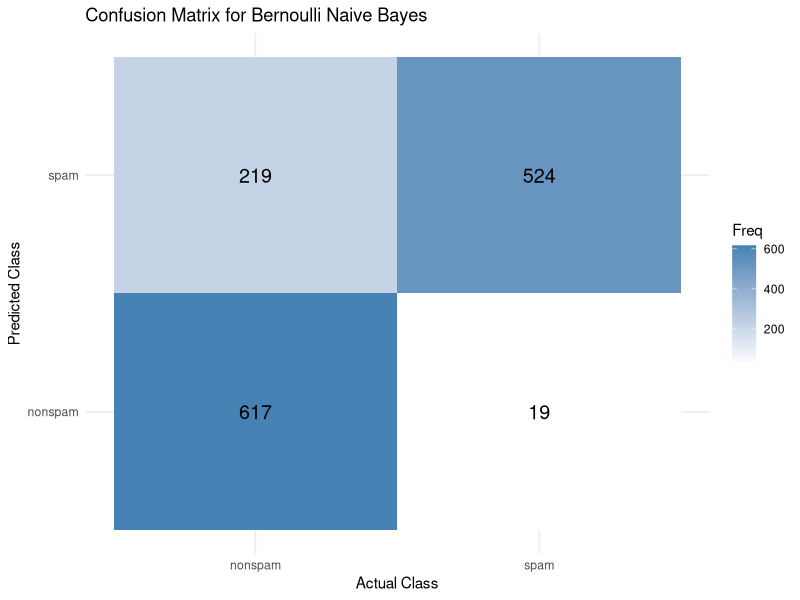
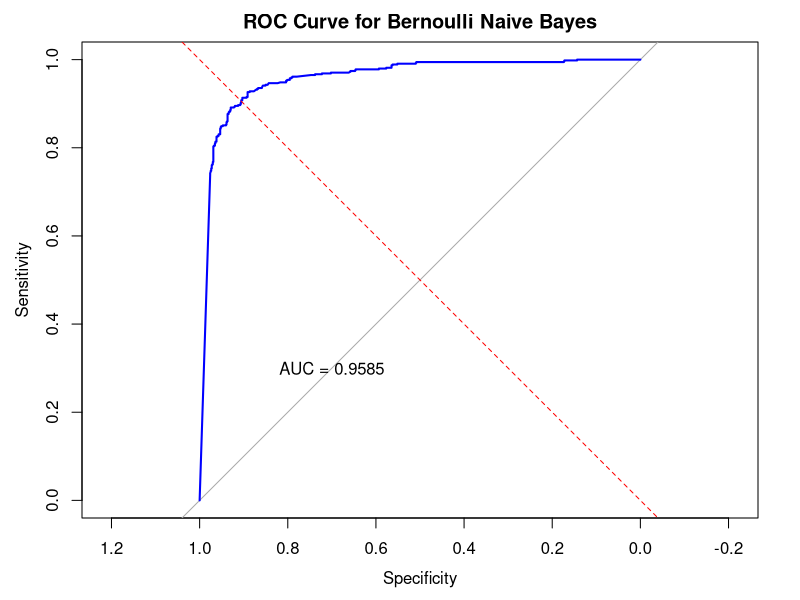
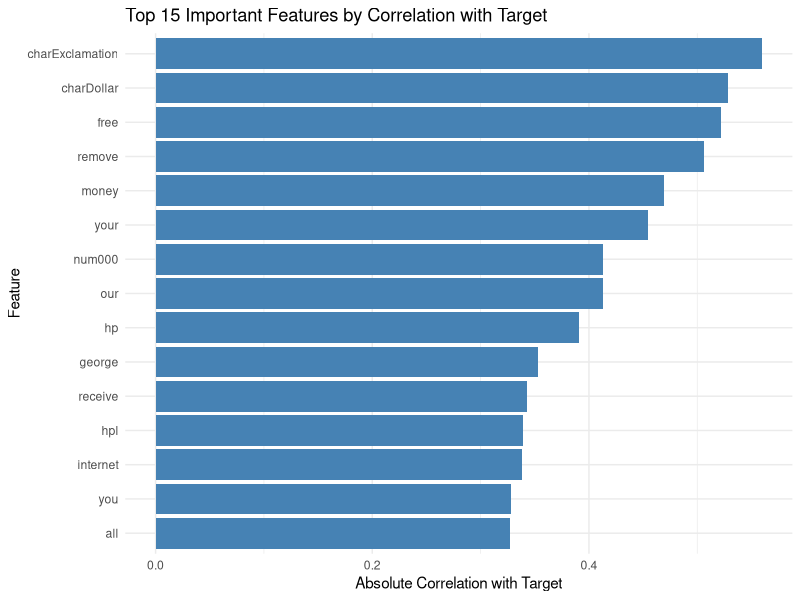
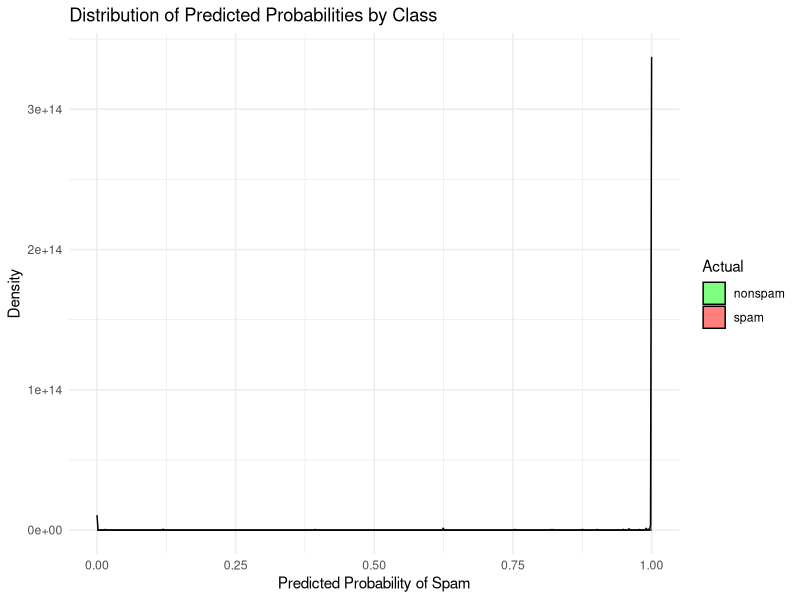
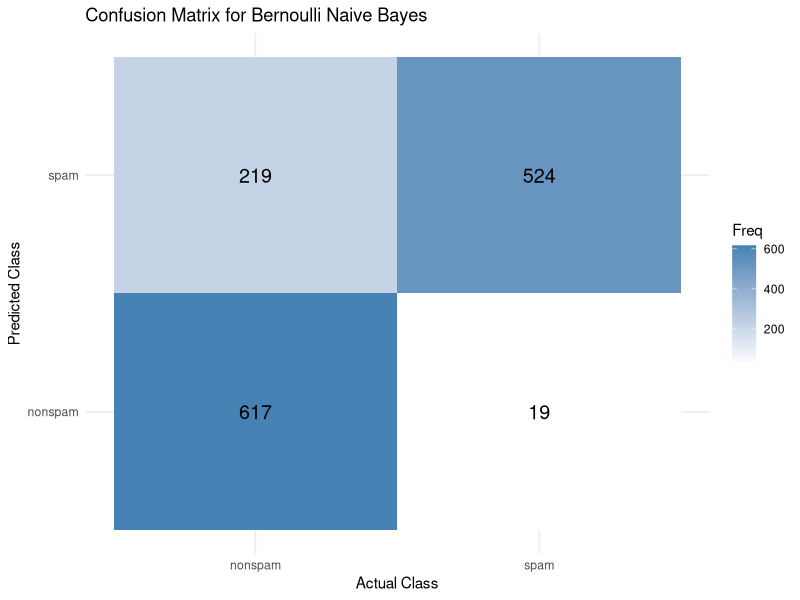
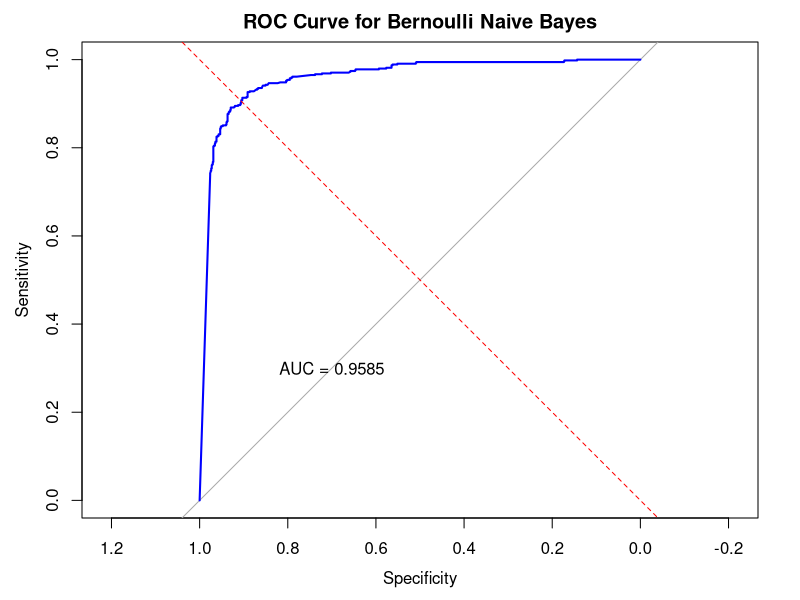
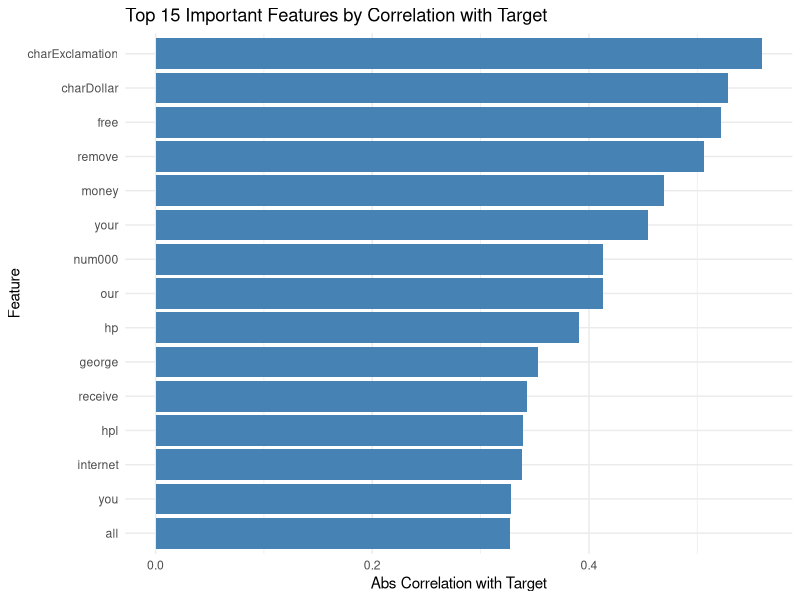
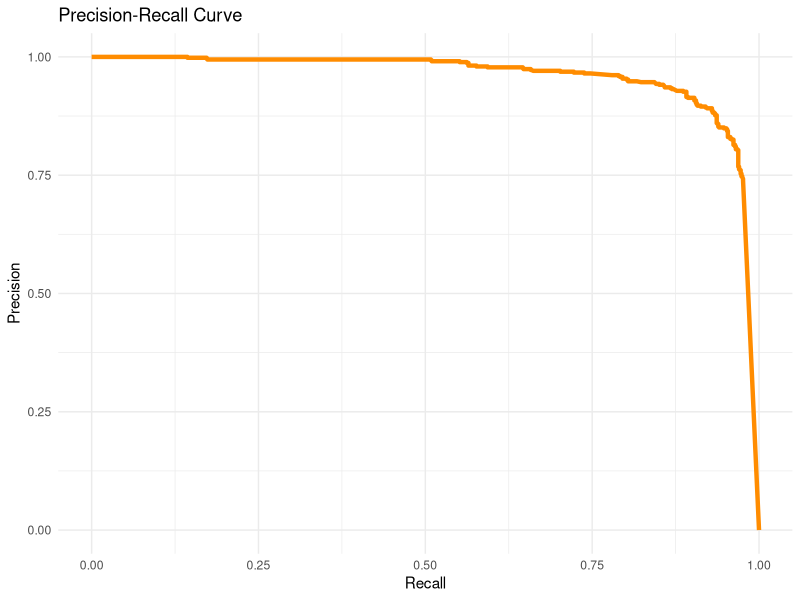

The R script that drew these images, in order:
# Install required packages if not already installed
if (!require("kernlab")) install.packages("kernlab")
if (!require("caret")) install.packages("caret")
if (!require("e1071")) install.packages("e1071")
if (!require("ggplot2")) install.packages("ggplot2")
if (!require("pROC")) install.packages("pROC")

# Load libraries
library(kernlab)
library(caret)
library(e1071)
library(ggplot2)
library(pROC)

# Load dataset
data("spam")

# Examine the data
head(spam)
str(spam)
summary(spam)

# Preprocess the data
# For Bernoulli Naive Bayes, we need binary features
# We'll convert numeric features to binary based on whether they're > 0

# Create a function to binarize features
binarize <- function(x) {
  return(as.numeric(x > 0))
}

# Apply binarization to all numeric columns except the target
spam_binary <- as.data.frame(lapply(spam[, -58], binarize))

# Add back the target variable
spam_binary$type <- spam$type

# Split the data into training and testing sets (70% train, 30% test)
set.seed(123)  # For reproducibility
trainIndex <- createDataPartition(spam_binary$type, p = 0.7, list = FALSE)
train_data <- spam_binary[trainIndex, ]
test_data <- spam_binary[-trainIndex, ]

# Train the Bernoulli Naive Bayes model
bernoulli_nb_model <- naiveBayes(type ~ ., data = train_data)

# Make predictions on the test set
predictions <- predict(bernoulli_nb_model, test_data[, -ncol(test_data)])
prob_predictions <- predict(bernoulli_nb_model, test_data[, -ncol(test_data)], type = "raw")

# Evaluate the model
conf_matrix <- confusionMatrix(predictions, test_data$type)
print(conf_matrix)

# Calculate AUC-ROC
roc_obj <- roc(as.numeric(test_data$type), prob_predictions[, 2])
auc_value <- auc(roc_obj)
print(paste("AUC:", round(auc_value, 4)))

# Visualizations

# 1. Confusion Matrix Visualization
cm_table <- conf_matrix$table
cm_data <- as.data.frame(as.table(cm_table))
names(cm_data) <- c("Predicted", "Actual", "Freq")

ggplot(cm_data, aes(x = Actual, y = Predicted, fill = Freq)) +
  geom_tile() +
  geom_text(aes(label = Freq), color = "black", size = 5) +
  scale_fill_gradient(low = "white", high = "steelblue") +
  labs(title = "Confusion Matrix for Bernoulli Naive Bayes",
       x = "Actual Class",
       y = "Predicted Class") +
  theme_minimal()

# 2. ROC Curve
plot(roc_obj, main = "ROC Curve for Bernoulli Naive Bayes", 
     col = "blue", lwd = 2)
abline(a = 0, b = 1, lty = 2, col = "red")
text(0.7, 0.3, paste("AUC =", round(auc_value, 4)), col = "black")

# 3. Simple Correlation-based Feature Importance 
# This avoids the error by using a different approach altogether
feature_correlations <- data.frame(
  Feature = character(),
  Correlation = numeric(),
  stringsAsFactors = FALSE
)

# Calculate correlation of each feature with the target
for (feature in names(train_data)[-ncol(train_data)]) {
  # Convert factor to numeric (nonspam = 0, spam = 1)
  target_numeric <- as.numeric(train_data$type) - 1
  
  # Calculate point-biserial correlation (correlation between binary features and binary target)
  correlation <- abs(cor(train_data[[feature]], target_numeric))
  
  # Add to results
  feature_correlations <- rbind(feature_correlations, 
                               data.frame(Feature = feature, 
                                          Correlation = correlation))
}

# Sort by correlation (higher absolute correlation = more important)
feature_correlations <- feature_correlations[order(-feature_correlations$Correlation), ]

# Plot top 15 features
ggplot(head(feature_correlations, 15), aes(x = reorder(Feature, Correlation), y = Correlation)) +
  geom_bar(stat = "identity", fill = "steelblue") +
  coord_flip() +
  labs(title = "Top 15 Important Features by Correlation with Target",
       x = "Feature",
       y = "Absolute Correlation with Target") +
  theme_minimal()

# 4. Probability Distribution Plot
pred_data <- data.frame(
  Actual = test_data$type,
  Probability = prob_predictions[, 2]
)

ggplot(pred_data, aes(x = Probability, fill = Actual)) +
  geom_density(alpha = 0.5) +
  labs(title = "Distribution of Predicted Probabilities by Class",
       x = "Predicted Probability of Spam",
       y = "Density") +
  scale_fill_manual(values = c("green", "red")) +
  theme_minimal()

# Print classification report
cat("\nClassification Report:\n")
cat("Accuracy:", round(conf_matrix$overall['Accuracy'], 4), "\n")
cat("Sensitivity (Recall for nonspam):", round(conf_matrix$byClass['Sensitivity'], 4), "\n")
cat("Specificity (Recall for spam):", round(conf_matrix$byClass['Specificity'], 4), "\n")
cat("Precision (Positive Predictive Value):", round(conf_matrix$byClass['Pos Pred Value'], 4), "\n")
cat("F1 Score:", round(2 * conf_matrix$byClass['Sensitivity'] * conf_matrix$byClass['Pos Pred Value'] / 
                   (conf_matrix$byClass['Sensitivity'] + conf_matrix$byClass['Pos Pred Value']), 4), "\n")
cat("AUC:", round(auc_value, 4), "\n")


# Save the plots
# Create output directory if it doesn't exist
output_dir <- "classfication_plots"
if (!dir.exists(output_dir)) dir.create(output_dir)

# 1. Confusion Matrix Plot
cm_plot <- ggplot(cm_data, aes(x = Actual, y = Predicted, fill = Freq)) +
  geom_tile() +
  geom_text(aes(label = Freq), color = "black", size = 5) +
  scale_fill_gradient(low = "white", high = "steelblue") +
  labs(title = "Confusion Matrix for Bernoulli Naive Bayes",
       x = "Actual Class", y = "Predicted Class") +
  theme_minimal()
ggsave(file.path(output_dir, "confusion_matrix.png"), cm_plot, width = 7, height = 5, dpi = 300)

# 2. ROC Curve
png(file.path(output_dir, "roc_curve.png"), width = 700, height = 500)
plot(roc_obj, main = "ROC Curve for Bernoulli Naive Bayes", col = "blue", lwd = 2)
abline(a = 0, b = 1, lty = 2, col = "red")
text(0.7, 0.3, paste("AUC =", round(auc_value, 4)), col = "black")
dev.off()

# 3. Feature Importance Plot
feat_plot <- ggplot(head(feature_correlations, 15), aes(x = reorder(Feature, Correlation), y = Correlation)) +
  geom_bar(stat = "identity", fill = "steelblue") +
  coord_flip() +
  labs(title = "Top 15 Important Features by Correlation with Target",
       x = "Feature", y = "Abs Correlation with Target") +
  theme_minimal()
ggsave(file.path(output_dir, "top15_features.png"), feat_plot, width = 8, height = 6, dpi = 300)


# 5. Precision-Recall Curve
precision <- roc_obj$sensitivities
recall <- roc_obj$specificities
pr_data <- data.frame(Precision = precision, Recall = recall)
pr_plot <- ggplot(pr_data, aes(x = Recall, y = Precision)) +
  geom_line(color = "darkorange", size = 1.5) +
  labs(title = "Precision-Recall Curve", x = "Recall", y = "Precision") +
  theme_minimal()
ggsave(file.path(output_dir, "precision_recall_curve.png"), pr_plot, width = 6, height = 5, dpi = 300)

# 6. Prediction Confidence Histogram
conf_plot <- ggplot(pred_data, aes(x = Probability)) +
  geom_histogram(binwidth = 0.05, fill = "skyblue", color = "black") +
  labs(title = "Histogram of Spam Prediction Confidence", x = "Probability of Spam", y = "Frequency") +
  theme_minimal()
ggsave(file.path(output_dir, "prediction_confidence_histogram.png"), conf_plot, width = 7, height = 5, dpi = 300)

# ✅ Print Evaluation Summary
cat("\n📊 Classification Report:\n")
cat("Accuracy:", round(conf_matrix$overall['Accuracy'], 4), "\n")
cat("Recall (nonspam):", round(conf_matrix$byClass['Sensitivity'], 4), "\n")
cat("Recall (spam):", round(conf_matrix$byClass['Specificity'], 4), "\n")
cat("Precision (spam):", round(conf_matrix$byClass['Pos Pred Value'], 4), "\n")
cat("F1 Score:", round(2 * conf_matrix$byClass['Sensitivity'] * conf_matrix$byClass['Pos Pred Value'] /
                        (conf_matrix$byClass['Sensitivity'] + conf_matrix$byClass['Pos Pred Value']), 4), "\n")
cat("AUC:", round(auc_value, 4), "\n")
cat("✅ All plots saved to:", output_dir, "\n")
